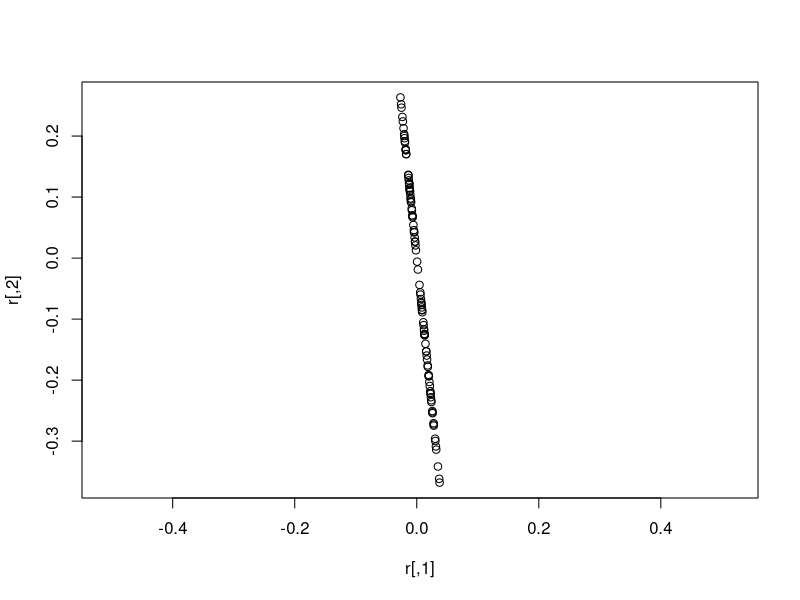

Recreate this plot in R.
## ---- chunk 1
library(purrr)
set.seed(10)
## ---- chunk 2
Sigma <- crossprod(matrix(rnorm(2),1,2)) 
es <- eigen(Sigma)
L <- es$vectors %*% diag(sqrt(abs(es$values)))
r <- t(L %*% matrix(rnorm(100*2), 2, 100))
plot(r, asp=1)
## ---- chunk 3
# Create singular covariance matrix
(Sigma <- crossprod(matrix(rnorm(3),1,3)))

# This should cause an error - use safely (from purrr) so that site still renders
safely(chol)(Sigma)
## ---- chunk 4
safely(solve)(Sigma)
## ---- chunk 5
(es <- eigen(Sigma))
## ---- chunk 6

#' Truncated Eigen Square Root (or inverse square root) 
#'
#' Designed for Covaraice or Precision matricies - throws error if 
#' there is any large negative eigenvalues. 
#'
#' @param Sigma p x p matrix to compute truncated matrix square root
#' @param inv (boolean) whether to compute inverse of square root
#' @return p x k matrix (where k is rank of Sigma) 
trunc_eigen_sqrt <- function(Sigma, inv){
  es <- eigen(Sigma)
  
  # Small negative eigenvalues can occur just due to numerical error and should
  # be set back to zero. 
  es$values[(es$values < 1e-12) & (es$values > -1e-12)] <- 0
  
  # If any eigen values are large negative throw error (something wrong)
  if (any(es$values < -1e-12)) stop("Non-trivial negative eigenvalues present")
  
  # calculate square root and reveal rank (k)
  k <- sum(es$values > 0)
  if (!inv){
    L <- es$vectors %*% diag(sqrt(es$values))  
  } else if (inv) {
     L <- es$vectors %*% diag(1/sqrt(es$values))  
  }
  return(L[,1:k, drop=F])
}

#' Covariance parameterization (eigen decomposition)
#' @param n number of samples to draw
#' @param mu p-vector mean
#' @param Sigma covariance matrix (p x p)
#' @return matrix of dimension p x n of samples
rMVNormC_eigen <- function(n, mu, Sigma){
  p <- length(mu)
  L <- trunc_eigen_sqrt(Sigma, inv=FALSE)
  k <- ncol(L)
  Z <- matrix(rnorm(k*n), k, n)
  X <- L%*%Z
  X <- sweep(X, 1, mu, FUN=`+`)
}

#' Precision parameterization (eigen decomposition)
#' @param n number of samples to draw
#' @param mu p-vector mean
#' @param Sigma precision matrix (p x p)
#' @return matrix of dimension p x n of samples
rMVNormP_eigen <- function(n, mu, Sigma){
  p <- length(mu)
  L <- trunc_eigen_sqrt(Sigma, inv=TRUE) # only difference vs. cov parameterization
  k <- ncol(L)
  Z <- matrix(rnorm(k*n), k, n)
  X <- L%*%Z
  X <- sweep(X, 1, mu, FUN=`+`)
}
## ---- chunk 7
n <- 10000
mu <- 1:3
Omega <- MASS::ginv(Sigma) # use pseudoinverse 
x1 <- rMVNormC_eigen(n, mu, Sigma)
x2 <- rMVNormP_eigen(n, mu, Omega)

# Create function that tests for equality with high tolerance due to 
# random number generation
weak_equal <- function(x, y) all.equal(x, y, tolerance=.05)

# check row means match up with mu and agree with eachother
weak_equal(rowMeans(x1), mu) & weak_equal(rowMeans(x2), mu)

# check empirical covariances agree
weak_equal(var(t(x1)), var(t(x2)))
